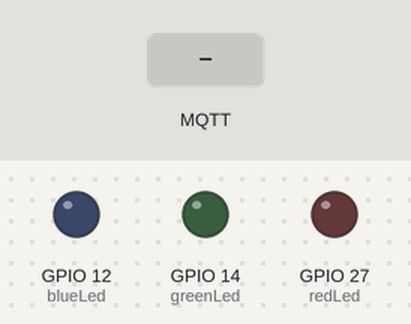
Bench run of a sketch on a simulated ESP32. On the bench: output pins drawn as LEDs (lit = HIGH). The inputs (shaded band) are chosen by the test bench. WiFi joins after 1.5 s; servers stay silent unless stated; no MQTT or app messages arrive unless stated; what the sketch prints to the serial monitor is not drawn.

Above: at 2.7 s.
2.8 s: MQTT message "Apagar" arrives on the first subscribed topic
At 4.7 s:
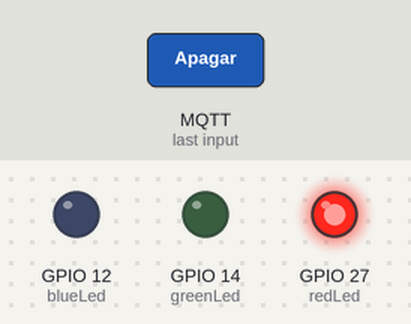
5.0 s: MQTT message "Apagar" arrives on the second subscribed topic
At 6.4 s:
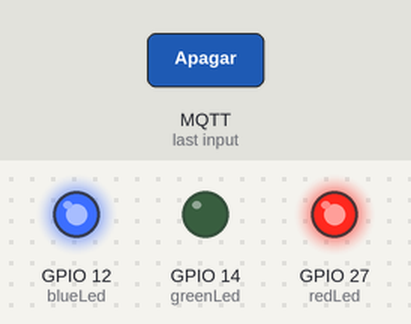
7.0 s: MQTT message "Acender" arrives on the first subscribed topic
At 7.9 s:
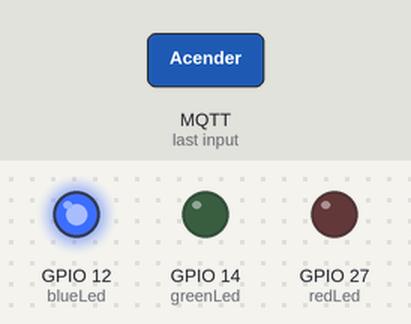
9.0 s: MQTT message "Apagar" arrives on the third subscribed topic
At 10.7 s:
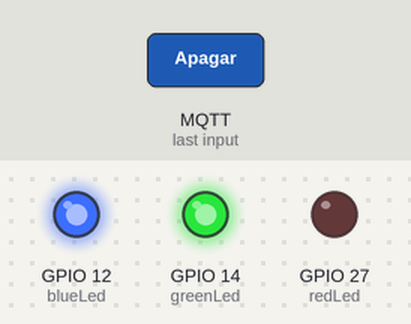
11.0 s: MQTT message "Acender" arrives on the second subscribed topic
At 12.2 s:
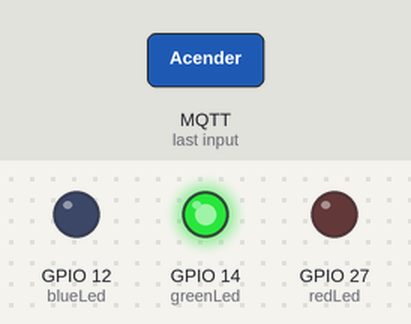
13.0 s: MQTT message "Apagar" arrives on the first subscribed topic
At 15.0 s:
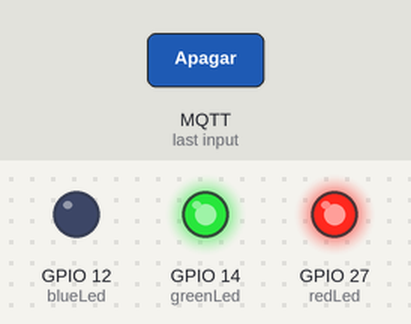
Timing chart, 0 to 16.0 s (numbered marks = the images above; inputs shaded):
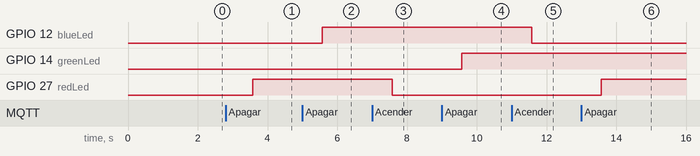

The sketch:

Atividade_8.5.ino
```cpp
#include <WiFi.h>
#include <PubSubClient.h>

#define TOPICO_RED_LED "RedLed"
#define TOPICO_GREEN_LED "GreenLed"
#define TOPICO_BLUE_LED "BlueLed"
#define TOPICO_LEDS "Leds"
#define ID_MQTT  "Cliente_MQTT"

const int redLed = 27;
const int greenLed = 14;
const int blueLed = 12;

const char* SSID = "Villamarin";
const char* PASSWORD = "villamarin2709";

const char* BROKER_MQTT = "192.168.0.50";
int BROKER_PORT = 1883;

WiFiClient espClient;
PubSubClient MQTT(espClient);

void init_serial(void);
void init_wifi(void);
void init_mqtt(void);
void reconnect_wifi(void);
void mqtt_callback(char* topic, byte* payload, unsigned int length);
void verifica_conexoes_wifi_mqtt(void);

void setup() {
    init_serial();
    init_wifi();
    init_mqtt();
    pinMode(redLed, OUTPUT);
    pinMode(greenLed, OUTPUT);
    pinMode(blueLed, OUTPUT);
}

void init_serial() {
    Serial.begin(115200);
}

void init_wifi(void) {
    delay(10);
    Serial.println("------Conexao WI-FI------");
    Serial.print("Conectando-se na rede: ");
    Serial.println(SSID);
    Serial.println("Aguarde");
    reconnect_wifi();
}

void init_mqtt(void) {
    MQTT.setServer(BROKER_MQTT, BROKER_PORT);
    MQTT.setCallback(mqtt_callback);
}

void mqtt_callback(char* topic, byte* payload, unsigned int length) {
    String msg;
    String topico = topic;
    for(int i = 0; i < length; i++)
    {
       char c = (char)payload[i];
       msg += c;
    }
    Serial.print("[MQTT] Mensagem recebida: ");

    if(topico.equals(TOPICO_LEDS) && msg.equals("Acender")){
      digitalWrite(redLed, LOW);
      digitalWrite(greenLed, LOW);
      digitalWrite(blueLed, LOW);
      Serial.println(msg + " todos os leds.");
    }
    else if(topico.equals(TOPICO_LEDS) && msg.equals("Apagar")){
      digitalWrite(redLed, HIGH);
      digitalWrite(greenLed, HIGH);
      digitalWrite(blueLed, HIGH);
      Serial.println(msg + " todos os leds.");
    }
    else if(topico.equals(TOPICO_RED_LED) && msg.equals("Acender")){
        digitalWrite(redLed, LOW);
        Serial.println(msg + " o led vermelho.");
    }
    else if(topico.equals(TOPICO_GREEN_LED) && msg.equals("Acender")){
        digitalWrite(greenLed, LOW);
        Serial.println(msg + " o led verde.");
    }
    else if(topico.equals(TOPICO_BLUE_LED) && msg.equals("Acender")){
        digitalWrite(blueLed, LOW);
        Serial.println(msg + " o led azul.");
    }
    else if(topico.equals(TOPICO_RED_LED) && msg.equals("Apagar")){
        digitalWrite(redLed, HIGH);
        Serial.println(msg + " o led vermelho.");
    }
    else if(topico.equals(TOPICO_GREEN_LED) && msg.equals("Apagar")){
        digitalWrite(greenLed, HIGH);
        Serial.println(msg + " o led verde.");
    }
    else if(topico.equals(TOPICO_BLUE_LED) && msg.equals("Apagar")){
        digitalWrite(blueLed, HIGH);
        Serial.println(msg + " o led azul.");
    }
}

void reconnect_mqtt(void) {
    while (!MQTT.connected()) {
        Serial.print("* Tentando se conectar ao Broker MQTT: ");
        Serial.println(BROKER_MQTT);
        if (MQTT.connect(ID_MQTT))
        {
            Serial.println("Conectado com sucesso ao broker MQTT!");
            MQTT.subscribe(TOPICO_RED_LED);
            MQTT.subscribe(TOPICO_BLUE_LED);
            MQTT.subscribe(TOPICO_GREEN_LED);
            MQTT.subscribe(TOPICO_LEDS);
        }
        else
        {
            Serial.println("Falha ao reconectar no broker.");
            Serial.println("Havera nova tentatica de conexao em 2s");
            delay(2000);
        }
    }
}

void reconnect_wifi() {
    if (WiFi.status() == WL_CONNECTED)
        return;
    WiFi.begin(SSID, PASSWORD);
    while (WiFi.status() != WL_CONNECTED) {
        delay(100);
        Serial.print(".");
    }
    Serial.println();
    Serial.print("Conectado com sucesso na rede ");
    Serial.print(SSID);
    Serial.println("IP obtido: ");
    Serial.println(WiFi.localIP());
}

void verifica_conexoes_wifi_mqtt(void){
    reconnect_wifi();
    if (!MQTT.connected())
        reconnect_mqtt();
}

void loop() {
    verifica_conexoes_wifi_mqtt();
    MQTT.loop();
    delay(1000);
}
```

Measured:
- after the input at 2.8 s, GPIO 27 (redLed): LOW → HIGH after 0.77 s
- after the input at 5.0 s, GPIO 12 (blueLed): LOW → HIGH after 0.57 s
- after the input at 7.0 s, GPIO 27 (redLed): HIGH → LOW after 0.57 s
- after the input at 9.0 s, GPIO 14 (greenLed): LOW → HIGH after 0.57 s
- after the input at 11.0 s, GPIO 12 (blueLed): HIGH → LOW after 0.58 s
- after the input at 13.0 s, GPIO 27 (redLed): LOW → HIGH after 0.58 s
